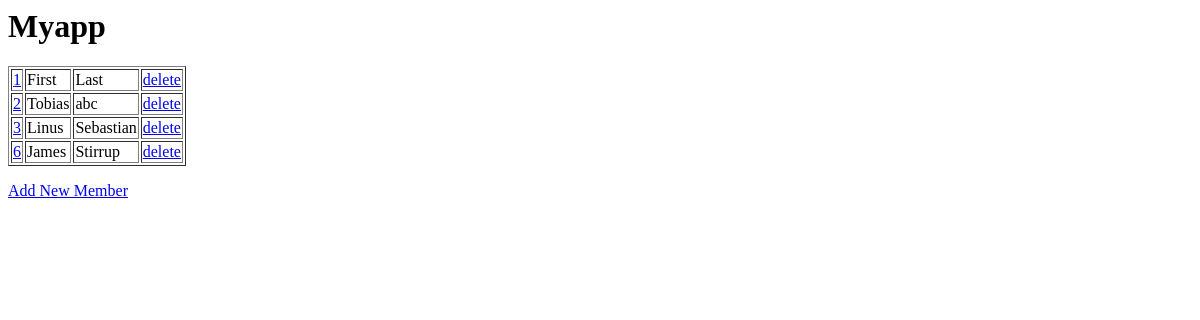
/myapp/, run on an earlier commit of the app's database.
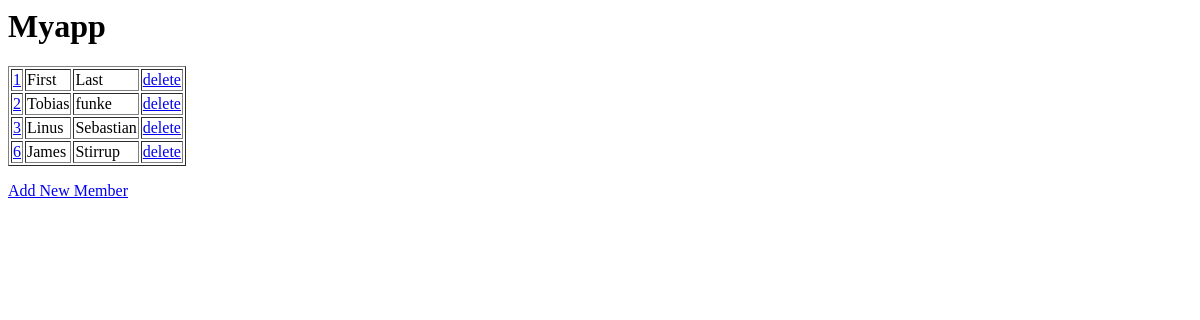
And on a later commit of the database.
### myapp/models.py (models this page shows)
class Myapp(models.Model):
    firstname=models.CharField(max_length=255)
    lastname=models.CharField(max_length=255)

### myapp/views.py (the view)
# urls.py: urlpatterns = [path('',views.index,name='index'),
def index(request):
   mymembers=Myapp.objects.all().values()
   template=loader.get_template('index.html')
   context={
            'mymembers':mymembers,
           }
   return HttpResponse(template.render(context,request))

### myapp/templates/index.html
<h1>Myapp</h1>
<table border = "1">
{% for x in mymembers %}
<tr>
<td><a href="update/{{ x.id }}">{{ x.id }}</a></td>
<td>{{x.firstname}}</td>
<td>{{x.lastname}}</td>
<td><a href="delete/{{ x.id }}">delete</a></td>
</tr>{%endfor%}
</table>
<p>
<a href="add/">Add New Member</a>
</p>

What changed in the data, as far as the page shows it:
changed Myapp "Tobias": lastname "abc" → "funke"
